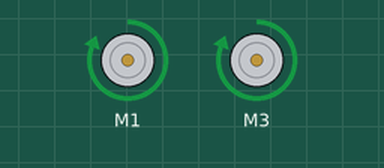
Bench run of a sketch on a simulated Arduino Uno, built with avr-gcc and run on an emulated ATmega328P. Parts: 2 × DC motor (green arrow = forward, orange = backward, longer = faster).

Above: at 0.1 s.
Timing chart, 0 to 1.6 s (numbered marks = the images above):
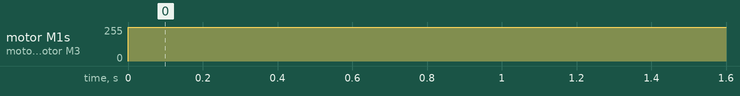

The sketch:

TutorialMotorCC.ino
```cpp
#include <AFMotor.h>
AF_DCMotor motor1(4);
AF_DCMotor motor2(1);
AF_DCMotor motor3(3);


void setup()
{
  motor2.setSpeed(255);  //Velocidad estándar de 250, máxima velocidad posible 255
  motor3.setSpeed(255);  //Velocidad estándar de 250, máxima velocidad posible 255

}

void loop()
{
  motor3.run(FORWARD);   //Recuerda (FORWARD = ADELANTE) – (BACKWARD = ATRAS) – (RELEASE = DETENER)
  motor2.run(FORWARD);
}
```

Measured:
- by itself, motor M1, motor M3: stopped → forward 255/255 at 0.00 s
